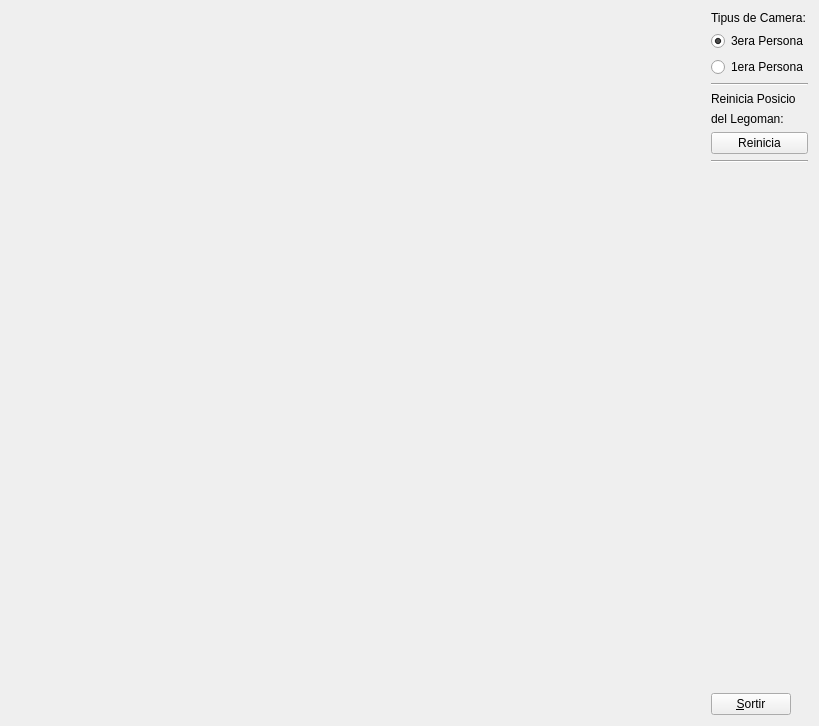
<?xml version="1.0" encoding="UTF-8"?>
<ui version="4.0">
 <class>MyForm</class>
 <widget class="QWidget" name="MyForm">
  <property name="geometry">
   <rect>
    <x>0</x>
    <y>0</y>
    <width>819</width>
    <height>726</height>
   </rect>
  </property>
  <property name="windowTitle">
   <string>Form</string>
  </property>
  <layout class="QHBoxLayout" name="horizontalLayout">
   <item>
    <widget class="MyGLWidget" name="widget" native="true">
     <property name="sizePolicy">
      <sizepolicy hsizetype="Expanding" vsizetype="Expanding">
       <horstretch>0</horstretch>
       <verstretch>0</verstretch>
      </sizepolicy>
     </property>
    </widget>
   </item>
   <item>
    <layout class="QVBoxLayout" name="verticalLayout">
     <item>
      <widget class="QLabel" name="label">
       <property name="text">
        <string>Tipus de Camera:</string>
       </property>
      </widget>
     </item>
     <item>
      <widget class="QRadioButton" name="radioButton">
       <property name="text">
        <string>3era Persona</string>
       </property>
       <property name="checked">
        <bool>true</bool>
       </property>
      </widget>
     </item>
     <item>
      <widget class="QRadioButton" name="radioButton_2">
       <property name="text">
        <string>1era Persona</string>
       </property>
      </widget>
     </item>
     <item>
      <widget class="Line" name="line">
       <property name="orientation">
        <enum>Qt::Horizontal</enum>
       </property>
      </widget>
     </item>
     <item>
      <widget class="QLabel" name="label_2">
       <property name="text">
        <string>Reinicia Posicio</string>
       </property>
      </widget>
     </item>
     <item>
      <widget class="QLabel" name="label_3">
       <property name="text">
        <string>del Legoman:</string>
       </property>
      </widget>
     </item>
     <item>
      <widget class="QPushButton" name="pushButton_2">
       <property name="text">
        <string>Reinicia</string>
       </property>
      </widget>
     </item>
     <item>
      <widget class="Line" name="line_2">
       <property name="orientation">
        <enum>Qt::Horizontal</enum>
       </property>
      </widget>
     </item>
     <item>
      <spacer name="verticalSpacer">
       <property name="orientation">
        <enum>Qt::Vertical</enum>
       </property>
       <property name="sizeHint" stdset="0">
        <size>
         <width>20</width>
         <height>40</height>
        </size>
       </property>
      </spacer>
     </item>
     <item>
      <widget class="QPushButton" name="pushButton">
       <property name="sizePolicy">
        <sizepolicy hsizetype="Fixed" vsizetype="Fixed">
         <horstretch>0</horstretch>
         <verstretch>0</verstretch>
        </sizepolicy>
       </property>
       <property name="text">
        <string>&amp;Sortir</string>
       </property>
      </widget>
     </item>
    </layout>
   </item>
  </layout>
 </widget>
 <customwidgets>
  <customwidget>
   <class>MyGLWidget</class>
   <extends>QWidget</extends>
   <header>MyGLWidget.h</header>
   <container>1</container>
   <slots>
    <signal>enviaOberturaPorta(int)</signal>
    <slot>setOberturaPorta(int)</slot>
    <slot>setMovimentCotxe(int)</slot>
    <slot>setPosicioInicial()</slot>
   </slots>
  </customwidget>
 </customwidgets>
 <resources/>
 <connections>
  <connection>
   <sender>pushButton</sender>
   <signal>clicked()</signal>
   <receiver>MyForm</receiver>
   <slot>close()</slot>
   <hints>
    <hint type="sourcelabel">
     <x>782</x>
     <y>715</y>
    </hint>
    <hint type="destinationlabel">
     <x>839</x>
     <y>529</y>
    </hint>
   </hints>
  </connection>
  <connection>
   <sender>pushButton_2</sender>
   <signal>clicked()</signal>
   <receiver>widget</receiver>
   <slot>setPosicioInicial()</slot>
   <hints>
    <hint type="sourcelabel">
     <x>718</x>
     <y>166</y>
    </hint>
    <hint type="destinationlabel">
     <x>658</x>
     <y>167</y>
    </hint>
   </hints>
  </connection>
 </connections>
</ui>
